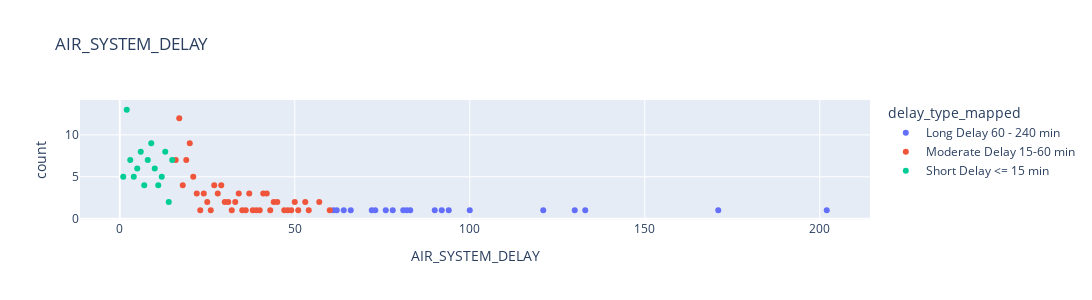
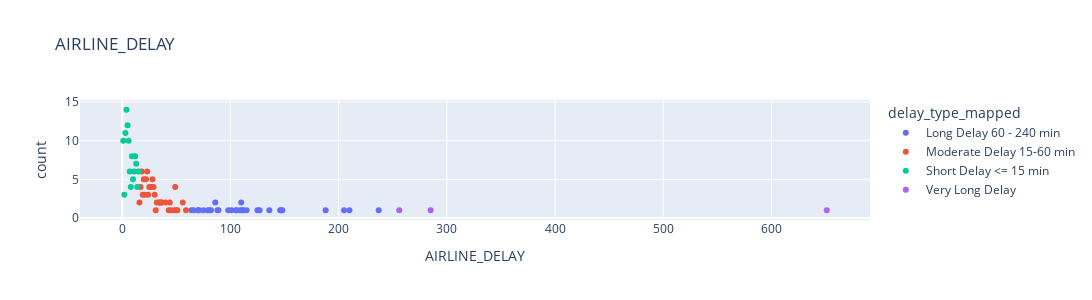
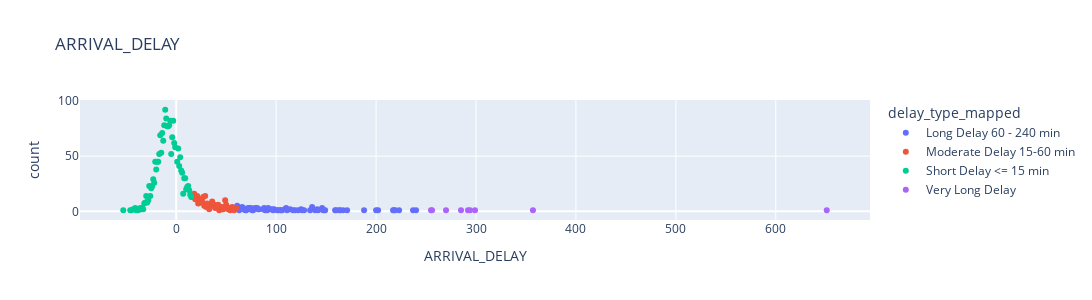
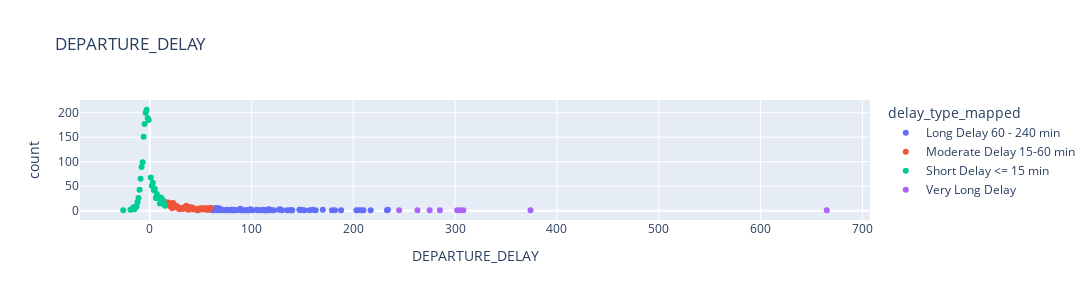

The notebook cell saved with these charts, in order:
### Markdown cell above
<span style="color: green">

### The consumer **primarily** focuses on arrival delay, as their main concern is reaching their destination on time. <br>

### However, other types of delays provide valuable insights for optimizing operational efficiency and enhancing customer experience. For example, while passengers don’t want to arrive late, they also don’t want to spend two extra hours sitting in the cabin before takeoff. Even if the aircraft compensates for the delay in-flight and arrives on time, the overall experience may still be frustrating. <br>

### Another example is that consistently departing late could indicate inefficiencies in the boarding process or fueling times. Repeated delays at departure may not always impact arrival times if the flight makes up for lost time in the air, but they signal operational bottlenecks that could be optimized for better efficiency and passenger experience. <br>

#### Let's have a look!
</span>

### Code cell
data_reduced = deepcopy(data[['AIR_SYSTEM_DELAY', 'AIRLINE_DELAY',
       'ARRIVAL_DELAY', 'Delay Category', 'DEPARTURE_DELAY',
       'LATE_AIRCRAFT_DELAY', 'SECURITY_DELAY', 'WEATHER_DELAY']]).fillna(0)

value_vars=[
       'AIR_SYSTEM_DELAY', 'AIRLINE_DELAY',
       'ARRIVAL_DELAY', 'DEPARTURE_DELAY',
       'LATE_AIRCRAFT_DELAY', 'SECURITY_DELAY', 'WEATHER_DELAY'
       ]


data_reduced['Delay Category'].unique()

def map_delay(row, delay_type):
    if row[delay_type] == 0:
        return 'On Time'
    elif row[delay_type] <= 15:             
        return 'Short Delay <= 15 min'
    elif row[delay_type] <= 60:
        return 'Moderate Delay 15-60 min'
    elif row[delay_type] <= 240:
        return 'Long Delay 60 - 240 min'
    else:
        return 'Very Long Delay'
    

for delay_type in value_vars:
    df = deepcopy(data_reduced[[delay_type]])
    df['delay_type_mapped'] = data_reduced[[delay_type]].apply(lambda row: map_delay(row, delay_type), axis=1)
    df_adj = df[df['delay_type_mapped']  != 'On Time']
    grouped = df_adj.groupby(['delay_type_mapped', delay_type])[delay_type].value_counts().reset_index()
    graph = px.scatter(data_frame=grouped, x=delay_type, y='count', color='delay_type_mapped' ,height=300, width=1400, title=delay_type)
    pyo.iplot(graph)

### Figure 1 — Plotly figure (JSON) as saved in the notebook; plotly's stock layout.template omitted (floating-point values rounded to 4 significant figures)
{"data": [{"hovertemplate": "delay_type_mapped=Long Delay 60 - 240 min<br>AIR_SYSTEM_DELAY=%{x}<br>count=%{y}<extra></extra>", "legendgroup": "Long Delay 60 - 240 min", "marker": {"color": "#636efa", "symbol": "circle"}, "mode": "markers", "name": "Long Delay 60 - 240 min", "orientation": "v", "showlegend": true, "type": "scatter", "x": [61, 62, 64, 66, 72, 73, 76, 78, 81, 82, 83, 90, 92, 94, 100, 121, 130, 133, 171, 202], "xaxis": "x", "y": [1, 1, 1, 1, 1, 1, 1, 1, 1, 1, 1, 1, 1, 1, 1, 1, 1, 1, 1, 1], "yaxis": "y"}, {"hovertemplate": "delay_type_mapped=Moderate Delay 15-60 min<br>AIR_SYSTEM_DELAY=%{x}<br>count=%{y}<extra></extra>", "legendgroup": "Moderate Delay 15-60 min", "marker": {"color": "#EF553B", "symbol": "circle"}, "mode": "markers", "name": "Moderate Delay 15-60 min", "orientation": "v", "showlegend": true, "type": "scatter", "x": [16, 17, 18, 19, 20, 21, 22, 23, 24, 25, 26, 27, 28, 29, 30, 31, 32, 33, 34, 35, 36, 37, 38, 39, 40, 41, 42, 43, 44, 45, 47, 48, 49, 50, 51, 53, 54, 57, 60], "xaxis": "x", "y": [7, 12, 4, 7, 9, 5, 3, 1, 3, 2, 1, 4, 3, 4, 2, 2, 1, 2, 3, 1, 1, 3, 1, 1, 1, 3, 3, 1, 2, 2, 1, 1, 1, 2, 1, 2, 1, 2, 1], "yaxis": "y"}, {"hovertemplate": "delay_type_mapped=Short Delay <= 15 min<br>AIR_SYSTEM_DELAY=%{x}<br>count=%{y}<extra></extra>", "legendgroup": "Short Delay <= 15 min", "marker": {"color": "#00cc96", "symbol": "circle"}, "mode": "markers", "name": "Short Delay <= 15 min", "orientation": "v", "showlegend": true, "type": "scatter", "x": [1, 2, 3, 4, 5, 6, 7, 8, 9, 10, 11, 12, 13, 14, 15], "xaxis": "x", "y": [5, 13, 7, 5, 6, 8, 4, 7, 9, 6, 4, 5, 8, 2, 7], "yaxis": "y"}], "layout": {"height": 300, "legend": {"title": {"text": "delay_type_mapped"}, "tracegroupgap": 0}, "title": {"text": "AIR_SYSTEM_DELAY"}, "width": 1400, "xaxis": {"anchor": "y", "domain": [0, 1], "title": {"text": "AIR_SYSTEM_DELAY"}}, "yaxis": {"anchor": "x", "domain": [0, 1], "title": {"text": "count"}}}}

### Figure 2 — Plotly figure (JSON) as saved in the notebook; plotly's stock layout.template omitted (floating-point values rounded to 4 significant figures)
{"data": [{"hovertemplate": "delay_type_mapped=Long Delay 60 - 240 min<br>AIRLINE_DELAY=%{x}<br>count=%{y}<extra></extra>", "legendgroup": "Long Delay 60 - 240 min", "marker": {"color": "#636efa", "symbol": "circle"}, "mode": "markers", "name": "Long Delay 60 - 240 min", "orientation": "v", "showlegend": true, "type": "scatter", "x": [64, 66, 70, 71, 75, 79, 81, 82, 86, 88, 89, 98, 101, 105, 106, 109, 110, 111, 112, 115, 125, 127, 136, 146, 147, 148, 188, 205, 210, 237], "xaxis": "x", "y": [1, 1, 1, 1, 1, 1, 1, 1, 2, 1, 1, 1, 1, 1, 1, 1, 2, 1, 1, 1, 1, 1, 1, 1, 1, 1, 1, 1, 1, 1], "yaxis": "y"}, {"hovertemplate": "delay_type_mapped=Moderate Delay 15-60 min<br>AIRLINE_DELAY=%{x}<br>count=%{y}<extra></extra>", "legendgroup": "Moderate Delay 15-60 min", "marker": {"color": "#EF553B", "symbol": "circle"}, "mode": "markers", "name": "Moderate Delay 15-60 min", "orientation": "v", "showlegend": true, "type": "scatter", "x": [16, 17, 18, 19, 20, 21, 22, 23, 24, 25, 26, 27, 28, 29, 30, 31, 32, 34, 35, 36, 37, 40, 43, 44, 45, 48, 49, 50, 51, 56, 59], "xaxis": "x", "y": [2, 4, 6, 3, 5, 3, 5, 6, 3, 4, 4, 4, 5, 4, 3, 1, 2, 2, 2, 2, 2, 2, 1, 2, 1, 1, 4, 1, 1, 2, 1], "yaxis": "y"}, {"hovertemplate": "delay_type_mapped=Short Delay <= 15 min<br>AIRLINE_DELAY=%{x}<br>count=%{y}<extra></extra>", "legendgroup": "Short Delay <= 15 min", "marker": {"color": "#00cc96", "symbol": "circle"}, "mode": "markers", "name": "Short Delay <= 15 min", "orientation": "v", "showlegend": true, "type": "scatter", "x": [1, 2, 3, 4, 5, 6, 7, 8, 9, 10, 11, 12, 13, 14, 15], "xaxis": "x", "y": [10, 3, 11, 14, 12, 10, 6, 4, 8, 5, 6, 8, 7, 4, 6], "yaxis": "y"}, {"hovertemplate": "delay_type_mapped=Very Long Delay<br>AIRLINE_DELAY=%{x}<br>count=%{y}<extra></extra>", "legendgroup": "Very Long Delay", "marker": {"color": "#ab63fa", "symbol": "circle"}, "mode": "markers", "name": "Very Long Delay", "orientation": "v", "showlegend": true, "type": "scatter", "x": [256, 285, 651], "xaxis": "x", "y": [1, 1, 1], "yaxis": "y"}], "layout": {"height": 300, "legend": {"title": {"text": "delay_type_mapped"}, "tracegroupgap": 0}, "title": {"text": "AIRLINE_DELAY"}, "width": 1400, "xaxis": {"anchor": "y", "domain": [0, 1], "title": {"text": "AIRLINE_DELAY"}}, "yaxis": {"anchor": "x", "domain": [0, 1], "title": {"text": "count"}}}}

### Figure 3 — Plotly figure (JSON) as saved in the notebook; plotly's stock layout.template omitted (floating-point values rounded to 4 significant figures)
{"data": [{"hovertemplate": "delay_type_mapped=Long Delay 60 - 240 min<br>ARRIVAL_DELAY=%{x}<br>count=%{y}<extra></extra>", "legendgroup": "Long Delay 60 - 240 min", "marker": {"color": "#636efa", "symbol": "circle"}, "mode": "markers", "name": "Long Delay 60 - 240 min", "orientation": "v", "showlegend": true, "type": "scatter", "x": [61, 62, 63, 64, 65, 66, 67, 68, 69, 70, 71, 72, 73, 74, 75, 76, 77, 79, 81, 82, 83, 87, 88, 89, 91, 92, 94, 96, 97, 98, 101, 102, 104, 105, 106, 109, 110, 111, 114, 117, 119, 122, 125, 126, 128, 134, 136, 139, 141, 142, 146, 147, 148, 149, 159, 160, 163, 164, 167, 171, 188, 200, 202, 217, 218, 219, 223, 237, 240], "xaxis": "x", "y": [5, 3, 1, 2, 3, 4, 3, 2, 1, 1, 2, 3, 3, 2, 3, 1, 1, 3, 3, 2, 2, 2, 3, 1, 1, 3, 2, 2, 1, 2, 1, 1, 1, 1, 1, 2, 3, 1, 2, 1, 1, 1, 2, 1, 1, 1, 4, 1, 2, 1, 3, 1, 1, 1, 1, 1, 1, 1, 1, 1, 1, 1, 1, 1, 1, 1, 1, 1, 1], "yaxis": "y"}, {"hovertemplate": "delay_type_mapped=Moderate Delay 15-60 min<br>ARRIVAL_DELAY=%{x}<br>count=%{y}<extra></extra>", "legendgroup": "Moderate Delay 15-60 min", "marker": {"color": "#EF553B", "symbol": "circle"}, "mode": "markers", "name": "Moderate Delay 15-60 min", "orientation": "v", "showlegend": true, "type": "scatter", "x": [16, 17, 18, 19, 20, 21, 22, 23, 24, 25, 26, 27, 28, 29, 30, 31, 32, 33, 34, 35, 36, 37, 38, 39, 40, 41, 42, 43, 44, 45, 46, 47, 48, 49, 50, 51, 52, 53, 54, 55, 56, 57, 58, 59, 60], "xaxis": "x", "y": [13, 14, 16, 11, 12, 14, 7, 8, 8, 11, 9, 13, 5, 14, 4, 7, 6, 2, 6, 6, 9, 5, 6, 3, 5, 4, 6, 1, 4, 4, 2, 2, 4, 10, 6, 3, 2, 3, 1, 2, 4, 3, 1, 3, 3], "yaxis": "y"}, {"hovertemplate": "delay_type_mapped=Short Delay <= 15 min<br>ARRIVAL_DELAY=%{x}<br>count=%{y}<extra></extra>", "legendgroup": "Short Delay <= 15 min", "marker": {"color": "#00cc96", "symbol": "circle"}, "mode": "markers", "name": "Short Delay <= 15 min", "orientation": "v", "showlegend": true, "type": "scatter", "x": [-53, -46, -45, -43, -41, -40, -39, -38, -37, -36, -35, -34, -33, -32, -31, -30, -29, -28, -27, -26, -25, -24, -23, -22, -21, -20, -19, -18, -17, -16, -15, -14, -13, -12, -11, -10, -9, -8, -7, -6, -5, -4, -3, -2, -1, 1, 2, 3, 4, 5, 6, 7, 8, 9, 10, 11, 12, 13, 14, 15], "xaxis": "x", "y": [1, 1, 1, 2, 3, 1, 2, 1, 2, 3, 2, 3, 2, 7, 8, 14, 8, 10, 23, 14, 21, 23, 29, 26, 45, 38, 45, 45, 52, 69, 53, 71, 64, 78, 92, 84, 77, 77, 78, 82, 52, 67, 82, 62, 58, 45, 57, 41, 49, 37, 35, 16, 30, 30, 20, 22, 23, 19, 15, 13], "yaxis": "y"}, {"hovertemplate": "delay_type_mapped=Very Long Delay<br>ARRIVAL_DELAY=%{x}<br>count=%{y}<extra></extra>", "legendgroup": "Very Long Delay", "marker": {"color": "#ab63fa", "symbol": "circle"}, "mode": "markers", "name": "Very Long Delay", "orientation": "v", "showlegend": true, "type": "scatter", "x": [255, 256, 270, 285, 292, 294, 299, 357, 651], "xaxis": "x", "y": [1, 1, 1, 1, 1, 1, 1, 1, 1], "yaxis": "y"}], "layout": {"height": 300, "legend": {"title": {"text": "delay_type_mapped"}, "tracegroupgap": 0}, "title": {"text": "ARRIVAL_DELAY"}, "width": 1400, "xaxis": {"anchor": "y", "domain": [0, 1], "title": {"text": "ARRIVAL_DELAY"}}, "yaxis": {"anchor": "x", "domain": [0, 1], "title": {"text": "count"}}}}

### Figure 4 — Plotly figure (JSON) as saved in the notebook; plotly's stock layout.template omitted (floating-point values rounded to 4 significant figures)
{"data": [{"hovertemplate": "delay_type_mapped=Long Delay 60 - 240 min<br>DEPARTURE_DELAY=%{x}<br>count=%{y}<extra></extra>", "legendgroup": "Long Delay 60 - 240 min", "marker": {"color": "#636efa", "symbol": "circle"}, "mode": "markers", "name": "Long Delay 60 - 240 min", "orientation": "v", "showlegend": true, "type": "scatter", "x": [61, 62, 63, 64, 65, 66, 67, 68, 69, 70, 71, 73, 75, 76, 77, 79, 80, 81, 82, 83, 84, 87, 88, 89, 90, 91, 93, 95, 96, 97, 98, 99, 101, 105, 106, 108, 111, 112, 113, 114, 115, 116, 117, 118, 120, 122, 127, 128, 130, 135, 138, 139, 140, 147, 148, 149, 152, 157, 160, 163, 170, 179, 182, 188, 203, 205, 208, 210, 217, 233, 234], "xaxis": "x", "y": [2, 1, 1, 5, 5, 5, 1, 5, 1, 3, 2, 1, 1, 2, 1, 1, 2, 1, 2, 1, 1, 2, 2, 4, 1, 1, 1, 1, 1, 1, 1, 3, 1, 2, 1, 1, 2, 1, 1, 1, 1, 1, 3, 2, 1, 1, 2, 3, 1, 1, 1, 1, 1, 2, 1, 2, 1, 1, 2, 1, 2, 1, 1, 1, 1, 1, 1, 1, 1, 1, 2], "yaxis": "y"}, {"hovertemplate": "delay_type_mapped=Moderate Delay 15-60 min<br>DEPARTURE_DELAY=%{x}<br>count=%{y}<extra></extra>", "legendgroup": "Moderate Delay 15-60 min", "marker": {"color": "#EF553B", "symbol": "circle"}, "mode": "markers", "name": "Moderate Delay 15-60 min", "orientation": "v", "showlegend": true, "type": "scatter", "x": [16, 17, 18, 19, 20, 21, 22, 23, 24, 25, 26, 27, 28, 29, 30, 31, 32, 33, 34, 35, 36, 37, 38, 39, 40, 41, 42, 43, 44, 45, 46, 47, 48, 49, 50, 51, 52, 53, 54, 55, 56, 57, 58, 59, 60], "xaxis": "x", "y": [17, 15, 17, 15, 9, 10, 5, 16, 7, 11, 9, 9, 6, 3, 5, 5, 4, 4, 7, 5, 10, 6, 2, 7, 4, 7, 3, 5, 4, 3, 2, 1, 4, 2, 5, 4, 5, 3, 3, 5, 2, 5, 2, 4, 6], "yaxis": "y"}, {"hovertemplate": "delay_type_mapped=Short Delay <= 15 min<br>DEPARTURE_DELAY=%{x}<br>count=%{y}<extra></extra>", "legendgroup": "Short Delay <= 15 min", "marker": {"color": "#00cc96", "symbol": "circle"}, "mode": "markers", "name": "Short Delay <= 15 min", "orientation": "v", "showlegend": true, "type": "scatter", "x": [-26, -19, -17, -16, -15, -14, -13, -12, -11, -10, -9, -8, -7, -6, -5, -4, -3, -2, -1, 1, 2, 3, 4, 5, 6, 7, 8, 9, 10, 11, 12, 13, 14, 15], "xaxis": "x", "y": [1, 2, 3, 7, 3, 7, 9, 18, 26, 43, 65, 89, 99, 151, 177, 200, 206, 189, 185, 68, 51, 57, 42, 45, 26, 34, 27, 26, 15, 27, 18, 22, 15, 10], "yaxis": "y"}, {"hovertemplate": "delay_type_mapped=Very Long Delay<br>DEPARTURE_DELAY=%{x}<br>count=%{y}<extra></extra>", "legendgroup": "Very Long Delay", "marker": {"color": "#ab63fa", "symbol": "circle"}, "mode": "markers", "name": "Very Long Delay", "orientation": "v", "showlegend": true, "type": "scatter", "x": [245, 263, 275, 285, 302, 305, 308, 374, 665], "xaxis": "x", "y": [1, 1, 1, 1, 1, 1, 1, 1, 1], "yaxis": "y"}], "layout": {"height": 300, "legend": {"title": {"text": "delay_type_mapped"}, "tracegroupgap": 0}, "title": {"text": "DEPARTURE_DELAY"}, "width": 1400, "xaxis": {"anchor": "y", "domain": [0, 1], "title": {"text": "DEPARTURE_DELAY"}}, "yaxis": {"anchor": "x", "domain": [0, 1], "title": {"text": "count"}}}}
